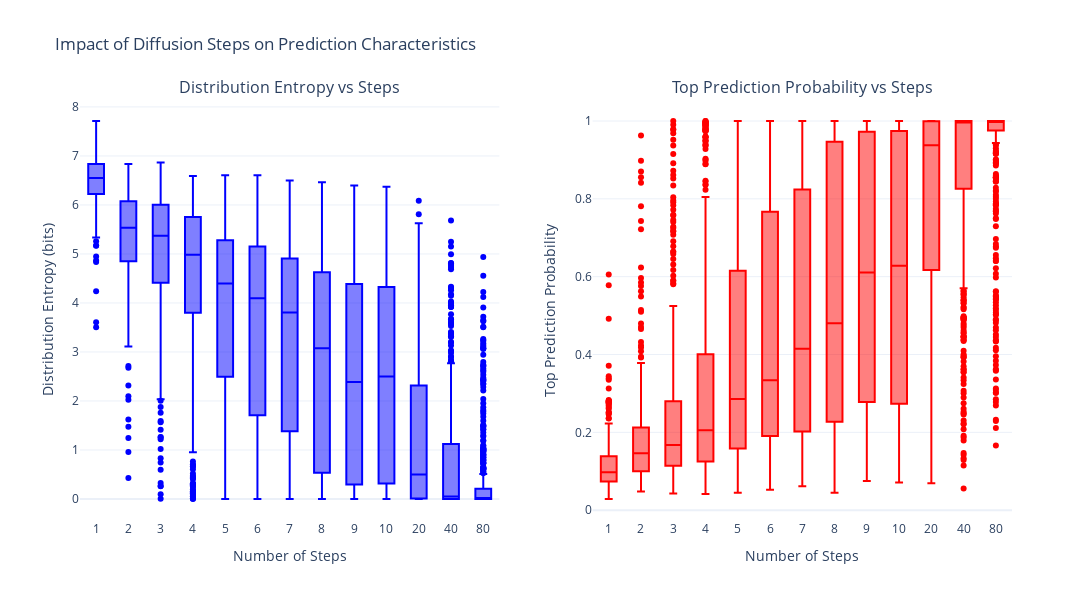

Notebook code for this chart:
### Code cell
def analyze_step_impact(model, step_counts=[1,2,3,4,5,6,7,8,9,10], num_sequences=20, device='cpu'):
    import plotly.graph_objects as go
    from plotly.subplots import make_subplots
    
    model = model.to(device)
    results = {}
    
    # Run diffusion with different step counts
    for num_steps in step_counts:
        model.eval()
        
        # Get real lengths for sampling
        real_lengths = [len(x) for x in loaded_df['otu_arrays']]
        sampled_lengths = np.random.choice(real_lengths, size=num_sequences)
        max_sampled_length = max(sampled_lengths)
        sampled_lengths = torch.tensor(sampled_lengths, device=device)

        with torch.no_grad():
            # Get warped timesteps
            uniform_steps = torch.linspace(1, 0, num_steps).to(device)
            timesteps = model.time_warping.warp_time(uniform_steps)
            
            # Initialize with scaled noise
            torch.manual_seed(42)
            sigma_T = torch.sqrt(timesteps[0])
            xt = sigma_T * torch.randn(num_sequences, max_sampled_length, model.embed_dim).to(device)
            
            # Create mask
            mask = torch.zeros(num_sequences, max_sampled_length, dtype=torch.bool, device=device)
            for i, length in enumerate(sampled_lengths):
                mask[i, length:] = True
            
            print("\nRunning diffusion...")
            for i in tqdm(range(len(timesteps) - 1)):
                t = timesteps[i]
                t_next = timesteps[i + 1]
                
                t_batch = t.expand(num_sequences)
                logits = model(xt, mask, t_batch)
                expected_x0 = model.get_expected_embedding(logits)
                
                if t > t_next:
                    score = model.calculate_score(xt, expected_x0, t_batch)
                    dt = t_next - t
                    xt = xt - t * score * dt
                    
                    # Add scaled noise (new addition)
                    noise_scale = 1  # Reduced noise magnitude
                    sigma = torch.sqrt(t_next) * noise_scale
                    noise = torch.randn_like(xt, device=device)
                    xt = xt + sigma * noise
                
                # Final prediction
            final_logits = model(xt, mask, torch.zeros(num_sequences, device=device))
                
                # Store results
            results[num_steps] = {
                    'entropies': [],
                    'top_probs': []
                }
                
            # Calculate metrics for each sequence
            for seq_idx in range(num_sequences):
                for pos in range(min(5, sampled_lengths[seq_idx])):
                    logits = final_logits[seq_idx, pos]
                    logits[0] = float('-inf')  # mask padding token
                    probs = F.softmax(logits, dim=-1)
                    
                    # Calculate entropy
                    entropy = -torch.sum(probs * torch.log2(probs + 1e-10))
                    results[num_steps]['entropies'].append(entropy.item())
                    
                    # Get top probability
                    top_prob = torch.max(probs).item()
                    results[num_steps]['top_probs'].append(top_prob)

    # Create plotly figure
    fig = make_subplots(
        rows=1, cols=2,
        subplot_titles=('Distribution Entropy vs Steps', 'Top Prediction Probability vs Steps'),
        horizontal_spacing=0.1
    )

    # Add box plots for entropy and top probabilities
    for step in step_counts:
        fig.add_trace(
            go.Box(
                y=[val for val in results[step]['entropies']],
                name=str(step),
                boxpoints='outliers',
                line_color='blue'
            ),
            row=1, col=1
        )
        
        fig.add_trace(
            go.Box(
                y=[val for val in results[step]['top_probs']],
                name=str(step),
                boxpoints='outliers',
                line_color='red'
            ),
            row=1, col=2
        )

    # Update layout
    fig.update_layout(
        title_text="Impact of Diffusion Steps on Prediction Characteristics",
        showlegend=False,
        width=1200,
        height=600,
        template='plotly_white'
    )

    fig.update_xaxes(title_text="Number of Steps", row=1, col=1)
    fig.update_xaxes(title_text="Number of Steps", row=1, col=2)
    fig.update_yaxes(title_text="Distribution Entropy (bits)", row=1, col=1)
    fig.update_yaxes(title_text="Top Prediction Probability", row=1, col=2)

    # Show the plot
    fig.show()

    # Print summary statistics
    print("\nSummary Statistics:")
    for steps in step_counts:
        mean_entropy = np.mean(results[steps]['entropies'])
        mean_prob = np.mean(results[steps]['top_probs'])
        print(f"\nSteps: {steps}")
        print(f"Average Entropy: {mean_entropy:.4f} bits")
        print(f"Average Top Probability: {mean_prob:.4f}")

    return results, fig

# Run analysis
results, fig = analyze_step_impact(model0, step_counts=[1,2,3,4,5,6,7,8, 9,10,20, 40,80], num_sequences=100, device='cuda')

### Figure 1 — Plotly figure (JSON) as saved in the notebook; plotly's stock layout.template omitted (floating-point values rounded to 4 significant figures; data arrays with more than 128 entries replaced by an {"elided": "..."} marker saying what was removed)
{"data": [{"boxpoints": "outliers", "line": {"color": "blue"}, "name": "1", "type": "box", "xaxis": "x", "y": {"elided": "500 float values"}, "yaxis": "y"}, {"boxpoints": "outliers", "line": {"color": "red"}, "name": "1", "type": "box", "xaxis": "x2", "y": {"elided": "500 float values"}, "yaxis": "y2"}, {"boxpoints": "outliers", "line": {"color": "blue"}, "name": "2", "type": "box", "xaxis": "x", "y": {"elided": "500 float values"}, "yaxis": "y"}, {"boxpoints": "outliers", "line": {"color": "red"}, "name": "2", "type": "box", "xaxis": "x2", "y": {"elided": "500 float values"}, "yaxis": "y2"}, {"boxpoints": "outliers", "line": {"color": "blue"}, "name": "3", "type": "box", "xaxis": "x", "y": {"elided": "500 float values"}, "yaxis": "y"}, {"boxpoints": "outliers", "line": {"color": "red"}, "name": "3", "type": "box", "xaxis": "x2", "y": {"elided": "500 float values"}, "yaxis": "y2"}, {"boxpoints": "outliers", "line": {"color": "blue"}, "name": "4", "type": "box", "xaxis": "x", "y": {"elided": "500 float values"}, "yaxis": "y"}, {"boxpoints": "outliers", "line": {"color": "red"}, "name": "4", "type": "box", "xaxis": "x2", "y": {"elided": "500 float values"}, "yaxis": "y2"}, {"boxpoints": "outliers", "line": {"color": "blue"}, "name": "5", "type": "box", "xaxis": "x", "y": {"elided": "500 float values"}, "yaxis": "y"}, {"boxpoints": "outliers", "line": {"color": "red"}, "name": "5", "type": "box", "xaxis": "x2", "y": {"elided": "500 float values"}, "yaxis": "y2"}, {"boxpoints": "outliers", "line": {"color": "blue"}, "name": "6", "type": "box", "xaxis": "x", "y": {"elided": "500 float values"}, "yaxis": "y"}, {"boxpoints": "outliers", "line": {"color": "red"}, "name": "6", "type": "box", "xaxis": "x2", "y": {"elided": "500 float values"}, "yaxis": "y2"}, {"boxpoints": "outliers", "line": {"color": "blue"}, "name": "7", "type": "box", "xaxis": "x", "y": {"elided": "500 float values"}, "yaxis": "y"}, {"boxpoints": "outliers", "line": {"color": "red"}, "name": "7", "type": "box", "xaxis": "x2", "y": {"elided": "500 float values"}, "yaxis": "y2"}, {"boxpoints": "outliers", "line": {"color": "blue"}, "name": "8", "type": "box", "xaxis": "x", "y": {"elided": "500 float values"}, "yaxis": "y"}, {"boxpoints": "outliers", "line": {"color": "red"}, "name": "8", "type": "box", "xaxis": "x2", "y": {"elided": "500 float values"}, "yaxis": "y2"}, {"boxpoints": "outliers", "line": {"color": "blue"}, "name": "9", "type": "box", "xaxis": "x", "y": {"elided": "500 float values"}, "yaxis": "y"}, {"boxpoints": "outliers", "line": {"color": "red"}, "name": "9", "type": "box", "xaxis": "x2", "y": {"elided": "500 float values"}, "yaxis": "y2"}, {"boxpoints": "outliers", "line": {"color": "blue"}, "name": "10", "type": "box", "xaxis": "x", "y": {"elided": "500 float values"}, "yaxis": "y"}, {"boxpoints": "outliers", "line": {"color": "red"}, "name": "10", "type": "box", "xaxis": "x2", "y": {"elided": "500 float values"}, "yaxis": "y2"}, {"boxpoints": "outliers", "line": {"color": "blue"}, "name": "20", "type": "box", "xaxis": "x", "y": {"elided": "500 float values"}, "yaxis": "y"}, {"boxpoints": "outliers", "line": {"color": "red"}, "name": "20", "type": "box", "xaxis": "x2", "y": {"elided": "500 float values"}, "yaxis": "y2"}, {"boxpoints": "outliers", "line": {"color": "blue"}, "name": "40", "type": "box", "xaxis": "x", "y": {"elided": "500 float values"}, "yaxis": "y"}, {"boxpoints": "outliers", "line": {"color": "red"}, "name": "40", "type": "box", "xaxis": "x2", "y": {"elided": "500 float values"}, "yaxis": "y2"}, {"boxpoints": "outliers", "line": {"color": "blue"}, "name": "80", "type": "box", "xaxis": "x", "y": {"elided": "500 float values"}, "yaxis": "y"}, {"boxpoints": "outliers", "line": {"color": "red"}, "name": "80", "type": "box", "xaxis": "x2", "y": {"elided": "500 float values"}, "yaxis": "y2"}], "layout": {"annotations": [{"font": {"size": 16}, "showarrow": false, "text": "Distribution Entropy vs Steps", "x": 0.225, "xanchor": "center", "xref": "paper", "y": 1, "yanchor": "bottom", "yref": "paper"}, {"font": {"size": 16}, "showarrow": false, "text": "Top Prediction Probability vs Steps", "x": 0.775, "xanchor": "center", "xref": "paper", "y": 1, "yanchor": "bottom", "yref": "paper"}], "height": 600, "showlegend": false, "title": {"text": "Impact of Diffusion Steps on Prediction Characteristics"}, "width": 1200, "xaxis": {"anchor": "y", "domain": [0, 0.45], "title": {"text": "Number of Steps"}}, "xaxis2": {"anchor": "y2", "domain": [0.55, 1], "title": {"text": "Number of Steps"}}, "yaxis": {"anchor": "x", "domain": [0, 1], "title": {"text": "Distribution Entropy (bits)"}}, "yaxis2": {"anchor": "x2", "domain": [0, 1], "title": {"text": "Top Prediction Probability"}}}}
